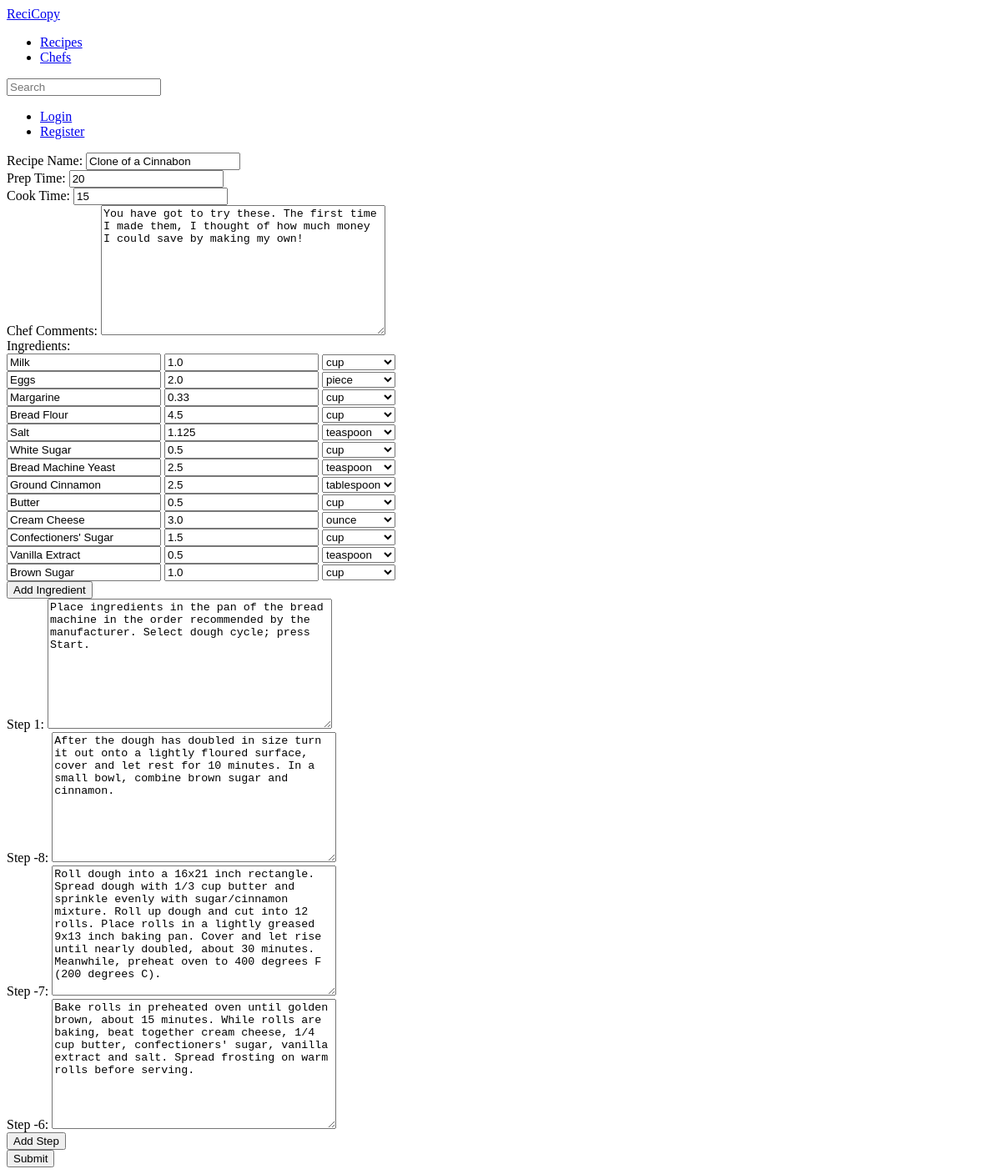
The app's page /recipes/3/edit/, older data.
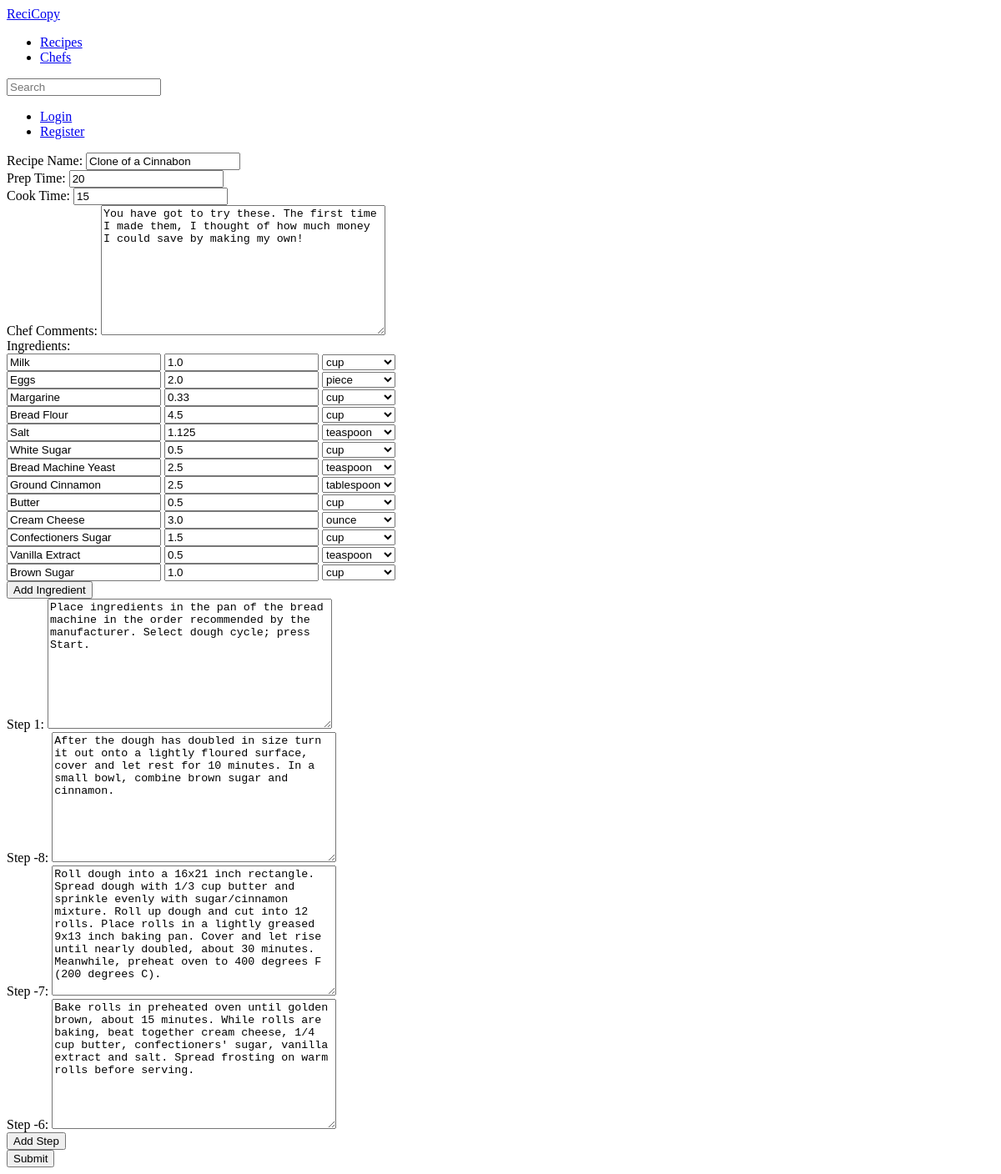
The same page, newer data.
### appRecipe/models.py (models this page shows)
class UnitOfMeasure(models.Model):
  name = models.CharField(max_length=50) # Make these singular and use Django's pluralizations?

class Ingredient(models.Model):
  name = models.CharField(max_length = 200)

class RecipeIngredient(models.Model):
  amount = models.FloatField()
  unit = models.ForeignKey(UnitOfMeasure)
  ingredient = models.ForeignKey(Ingredient)
  recipe = models.ForeignKey('Recipe')

### appRecipe/views.py (the view)
# urls.py: url(r'^recipes/(?P<recipeID>\d+)/edit/$', views.editRecipe, name='editRecipe'),
def editRecipe(request,recipeID):
  if request.method == 'POST':
    form = forms.AddRecipe(request.POST, extra=request.POST.get('inst'), ings=request.POST.get('ings'), pics=request.POST.get('pics'))
    if form.is_valid() and validateForm(request, request.POST.get('ings'), request.POST.get('inst'),0):
      recipeName = form.cleaned_data['recipe_Name']
      prepTime = form.cleaned_data['prep_Time']
      cookTime = form.cleaned_data['cook_Time']
      comments = form.cleaned_data['comments']
      instructions = form.cleaned_data['instructions']
      recipe = Recipe.objects.get(id=recipeID)
      if request.user.id != recipe.chef_id:
        newRecipe = Recipe.objects.create(chef_id=request.user.id, name=recipeName, prepTime=prepTime, cookTime=cookTime, chefComment=comments)
        newRecipe.previousVersion = recipe
        for pic in recipe.recipepicture_set.all():
          newPic = RecipePicture.objects.create(recipe=newRecipe,path=pic.path,smallpath=pic.smallpath)
          if recipe.mainPicture == pic:
            newRecipe.mainPicture = newPic
        recipe=newRecipe
      else:
        recipe.name = recipeName
        recipe.prepTime = prepTime
        recipe.cookTime = cookTime
        recipe.chefComment = comments
        for i in recipe.instruction_set.all():
          i.delete()
        for i in RecipeIngredient.objects.filter(recipe_id=recipeID):
          i.delete()
      recipe.instruction_set.create(text=instructions)
      for i in range(form.cleaned_data['inst']):
        inst = request.POST.get('extra_fields_'+str(i))
        recipe.instruction_set.create(text=inst)
      for i in range(form.cleaned_data['ings']):
        ingName = request.POST.get('extra_ings_'+str(i))
        amount = request.POST.get('amount_extra_ings_'+str(i))
        unitName = request.POST.get('unit_extra_ings_'+str(i))
        unit = UnitOfMeasure.objects.get(name=unitName)
        ingList = Ingredient.objects.filter(name=ingName)
        if ingList.count()>0:
          ingredient = ingList[0]
        else:
          ingredient = Ingredient.objects.create(name=ingName)
        RecipeIngredient.objects.create(recipe=recipe,ingredient=ingredient,amount=amount,unit=unit)
      recipe.save()
      return HttpResponseRedirect('/recipes/'+str(recipe.id)+'/')
  else:
    recipe = Recipe.objects.get(id=recipeID)
    initial={'recipe_Name':recipe.name,
             'prep_Time':recipe.prepTime,
             'cook_Time':recipe.cookTime,
              'comments':recipe.chefComment}
    j = 0
    for i in recipe.instruction_set.all():
      initial['instructions' if j == 0 else 'extra_fields_'+str(j-1)] = i.text
      j = j+1
    form = forms.AddRecipe(initial=initial, extra=recipe.instruction_set.count()-1, ings=len(RecipeIngredient.objects.filter(recipe_id=recipeID)))
  ingredients = Ingredient.objects.all()
  ings = "["
  for i in ingredients:
    ings += '"'+i.name+'",'
  ings = ings[:-1]+']'
  units = UnitOfMeasure.objects.all()
  recipe = Recipe.objects.get(id=recipeID)
  ingredientsInitial = []
  for i in RecipeIngredient.objects.filter(recipe_id=recipeID):
        ingredientsInitial.append({'name':i.ingredient.name,'amount':i.amount,'unit':i.unit})
  return render(request, 'recipe/editRecipe.html', {'form':form,
                                                    'ingredients':ings,
                                                    'units': units,
                                                    'length':len(form.fields)-recipe.instruction_set.count()-2,
                                                    'initialIngredients':ingredientsInitial})

### appRecipe/templatetags/appRecipe_extras.py (called while the page is built)
@register.filter
def subtract(value, arg):
    return value - arg

### appRecipe/templates/recipe/editRecipe.html (shortened to what this page needs)
{% extends "recipe/base.html" %}
{% load appRecipe_extras %}
{% block content %}
<form action="" method="post" enctype="multipart/form-data">{% csrf_token %}
    <div class="fieldWrapper">
        <label for="id_recipe_Name">Recipe Name:</label>
        {{ form.recipe_Name }}
    </div>
    <div class="fieldWrapper">
        <label for="id_prep_Time">Prep Time:</label>
        {{ form.prep_Time }}
    </div>
    <div class="fieldWrapper">
        <label for="id_cook_Time">Cook Time:</label>
        {{ form.cook_Time }}
    </div>
    <div class="fieldWrapper">
        <label for="id_comments">Chef Comments:</label>
        {{ form.comments }}
    </div>
    <div id="ingredients">
		<label for="id_extra_ings_0">Ingredients:</label>
        {% for i in initialIngredients %}
    	<div class="fieldWrapper">
	        <input placeholder="Ingredient Name" value="{{i.name}}" id="extra_ings_{{forloop.counter0}}" name="extra_ings_{{forloop.counter0}}" type="text" data-provide="typeahead" data-source="{{ ingredients }}" autocomplete="off"> <input type="text" placeholder="Amount" value="{{i.amount}}" id="amount_extra_ings_{{forloop.counter0}}" name="amount_extra_ings_{{forloop.counter0}}"> <select id="unit_extra_ings_{{forloop.counter0}}" name="unit_extra_ings_{{forloop.counter0}}">
  					{% for u in units %}
  					<option {%if u.name in i.unit.name %}selected{%endif%} value="{{ u.name }}">{{ u.name }}</option>
  					{% endfor %}
					</select>
	    </div>
        {% endfor %}
    </div>
	<button id="add-ing" type="button">Add Ingredient</button>
    <div id="steps">
    <div class="fieldWrapper">
        <label for="id_instructions">Step 1:</label>
        {{ form.instructions }}
    </div>
    {% for field in form %}
    {% if 'field' in field.html_name %}
    <div class="fieldWrapper">
        <label>Step {{ forloop.counter|subtract:length|add:1 }}:</label> {{ field }}
    </div>
    {% endif %}
{% endfor %}
</div>
<button id="add-another" type="button">Add Step</button>
<input type="submit" value="Submit" />
</form>
{% endblock content %}

### appRecipe/templates/recipe/base.html (shortened to what this page needs)
{% load staticfiles %}
<!DOCTYPE html>
<html lang="en">
<head>
  <link rel="stylesheet/less" type="text/css" href="{% static 'bootstrap/less/bootstrap.less' %}" /><script src="{% static 'less/less-1.3.3.min.js' %}" ></script>
  <link rel="stylesheet" type="text/css" href="{% static 'starRating/jquery.rating.css' %}" />
</head>
<body>
    <div class="navbar navbar-static-top">
      <div class="navbar-inner">
        <div class="container">
        <a class="brand" href="{% url 'home' %}">ReciCopy</a>
        <ul class="nav">
          <li class="{% block RecipeIndexActive %}{% endblock %}"><a href="{% url 'recipeIndex' %}">Recipes</a></li>
          <li class="{% block ChefIndexActive %}{% endblock %}"><a href="{% url 'chefIndex' %}">Chefs</a></li>
        </ul>
        <form class="navbar-search pull-right" action="/search/" method="get">
          <input name="q" id="id_q" type="text" class="search-query" placeholder="Search" value="{% if query %}{{query}}{% endif %}"/>
        </form>
        <ul class="nav pull-right">
          {% if user.is_authenticated %}
          <li class="dropdown">
            <a id="userDropDown" class="dropdown-toggle" href="#" data-toggle="dropdown" role="button">{{ user.username }}<b class="caret" ></b>
            </a>
            <ul class="dropdown-menu" role="menu" aria-labelledby="userDropDown">
              <li><a href="{% url 'addRecipe' %}">New Recipe</a></li>
              <li><a href="{% url 'chefDetail' user.id %}">Profile</a></li>
              <li class="divider" />
              <li><a href="/logout/">Logout</a></li>
            </ul>
          </li>
          {% else %}
          <li><a href='/login/'>Login</a></li>
          <li><a href='/chefs/add/'>Register</a></li>
          {% endif %}
        </ul>
      </div>
    </div>
  </div>
<div class="container redwell">
    <div id="content">
      {% block content %}<p>Default content, replace in page.</p>{% endblock content %}
    </div>
  </div>
</body>
</html>

Row changes from the older to the newer data that the page shows:
changed through a linked row, UnitOfMeasure "Milk": name "Confectioners' Sugar" → "Confectioners Sugar"
